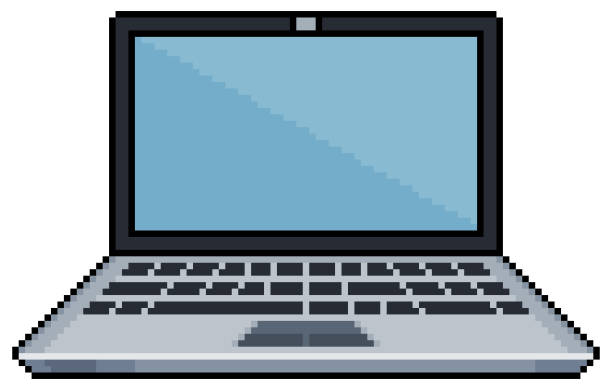
#> input picture Images/Computadora.jpg, 612 x 390 px, found by its file name
$ python ejemplo.py
#> lines starting #> are read from the running program, lines starting #| are printed output that depends on the picture
import cv2 as cv
import numpy as np


#INICIO EJERCICIO 1
img =  cv.imread('OpenCV/Images/Computadora.jpg')
#> img is the input picture: shape (390, 612, 3); mean B, G, R 183.3, 173.1, 156.1
img2 = cv.imread('OpenCV/Images/Computadora.jpg',0)
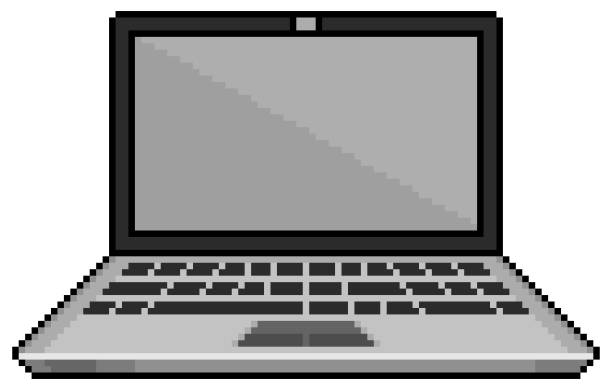
#> img2: shape (390, 612); min 0, max 255, mean 169.2
a,b,c = cv.split(img)
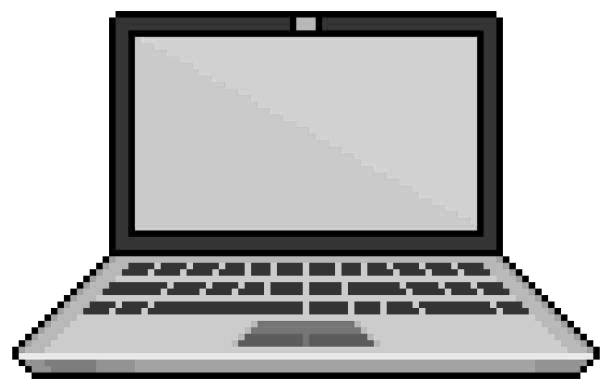
#> a: shape (390, 612); min 0, max 255, mean 183.3
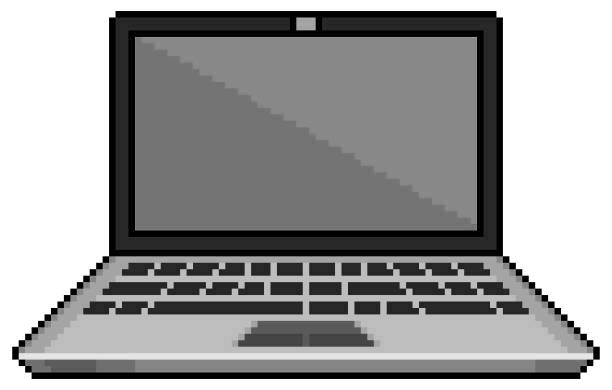
#> c: shape (390, 612); min 0, max 255, mean 156.1
print(a,b,c)
#> (printed output is left out)

d = np.zeros((a.shape), np.uint16)
d += a
d += b
d += c
d //= 3
d *=256

cv.imshow("imgGris", d)
cv.imshow("imaGris2",img2)

cv.waitKey(0)

cv.destroyAllWindows()

#FIN EJERCICIO 1
'''
#INICIO EJERCICIO 2

x = np.array([
    [1,2,3,90],
    [4,5,6,90],
    [7,8,9,90],
    [1,2,3,90]
])

y = np.array([
    [1,2,3],
    [4,5,6],
    [7,8,9]
])

#Forma A de ignorar los bordes con el kernel
mask = np.ones(x.shape, dtype=bool)

mask[:,0] = False
mask[:,-1] = False
mask[0,:] = False
mask[-1,:] = False

x[mask] +=2

print(x)


#De esta forma se puede hacer el kernel e ignorar los bordes
for indice,valor in (np.ndenumerate(x)):
    if ((indice[0] != 0) and (indice[1] != 0) and (indice[0] != x.shape[0]-1) and (indice[1] != x.shape[1]-1)):
        x[indice] += 2

print(x)

#FIN EJERCICIO 2
'''
